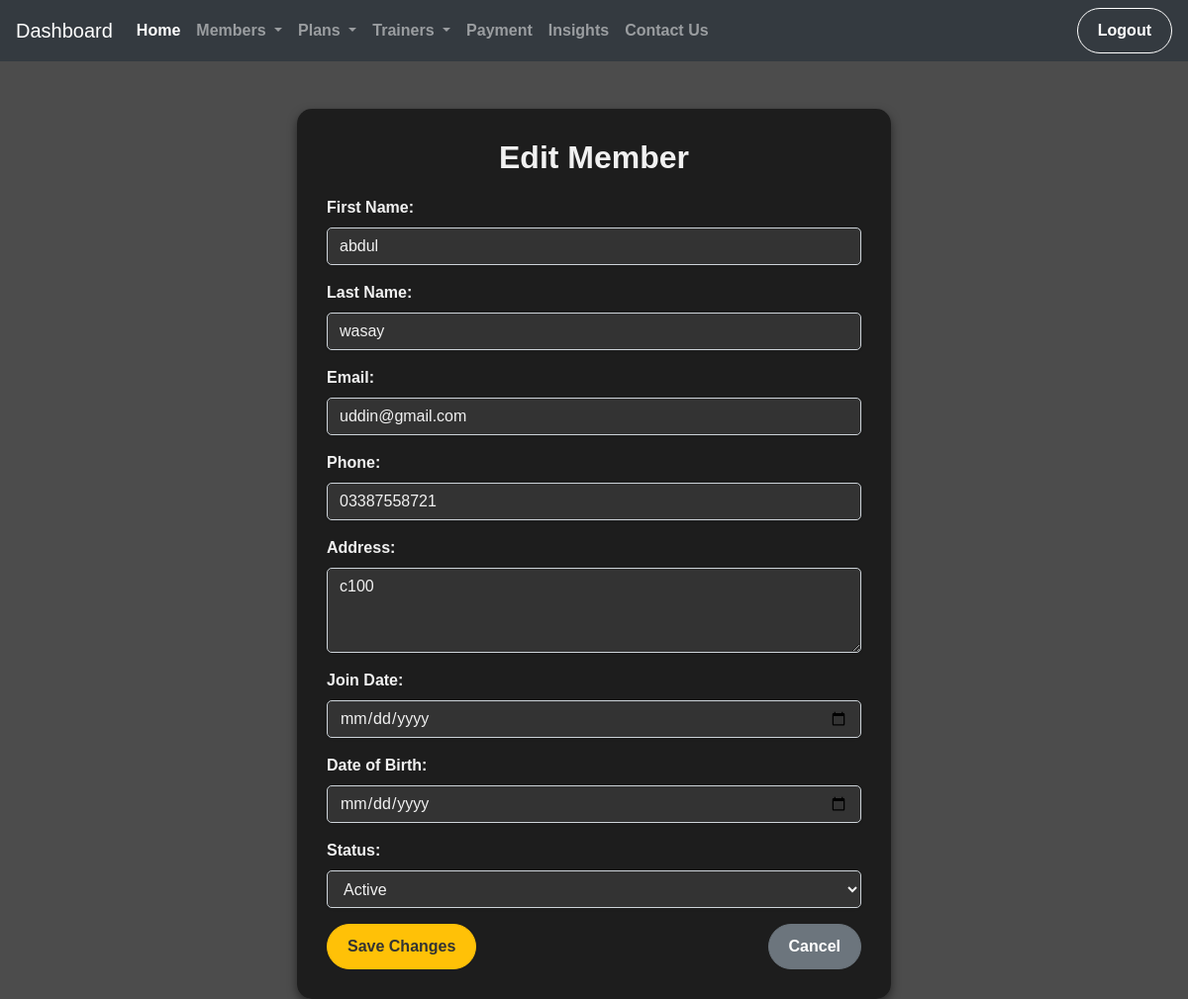
The page /dashboard/edit_member/1/ on the database its author committed.
### homeApp/models.py (models this page shows, shortened)
class Member(models.Model):
    member_id = models.AutoField(primary_key=True)
    first_name = models.CharField(max_length=100)
    last_name = models.CharField(max_length=100)
    email = models.EmailField(unique=True)
    phone = models.CharField(max_length=15)
    address = models.TextField()
    join_date = models.DateField()
    dob = models.DateField()
    status = models.CharField(max_length=20)

### homeApp/views.py (the view, shortened to what this page needs)
# urls.py: path('dashboard/edit_member/<int:member_id>/', views.edit_member, name='edit_member'),
def edit_member(request, member_id):
    member = Member.objects.get(member_id=member_id)
    return render(request, 'EditMember.html', {'member': member})

### templates/EditMember.html (shortened to what this page needs)
{% extends 'base.html' %}
{% load static %}
{% block content %}
<div class="container mt-5">
    <div class="form-container">
        <h3>Edit Member</h3>
        <form action="" method="POST">
            <div class="mb-3">
                <label for="firstName" class="form-label">First Name:</label>
                <input type="text" class="form-control" id="firstName" name="first_name" value="{{ member.first_name }}" placeholder="Enter first name" required>
            </div>
            <div class="mb-3">
                <label for="lastName" class="form-label">Last Name:</label>
                <input type="text" class="form-control" id="lastName" name="last_name" value="{{ member.last_name }}" placeholder="Enter last name" required>
            </div>
            <div class="mb-3">
                <label for="email" class="form-label">Email:</label>
                <input type="email" class="form-control" id="email" name="email" value="{{ member.email }}" placeholder="Enter email" required>
            </div>
            <div class="mb-3">
                <label for="phone" class="form-label">Phone:</label>
                <input type="text" class="form-control" id="phone" name="phone" value="{{ member.phone }}" placeholder="Enter phone number" required>
            </div>
            <div class="mb-3">
                <label for="address" class="form-label">Address:</label>
                <textarea class="form-control" id="address" name="address" rows="3" placeholder="Enter address">{{ member.address }}</textarea>
            </div>
            <div class="mb-3">
                <label for="joinDate" class="form-label">Join Date:</label>
                <input type="date" class="form-control" id="joinDate" name="join_date" value="{{ member.join_date }}" required>
            </div>
            <div class="mb-3">
                <label for="dob" class="form-label">Date of Birth:</label>
                <input type="date" class="form-control" id="dob" name="dob" value="{{ member.dob }}" required>
            </div>
            <div class="mb-3">
                <label for="status" class="form-label">Status:</label>
                <select class="form-control" id="status" name="status" required>
                    <option value="Active" {% if member.status == "Active" %}selected{% endif %}>Active</option>
                </select>
            </div>
            <div class="d-flex justify-content-between">
                <button type="submit" class="btn btn-warning">Save Changes</button>
                <a href="{% url 'view_members' %}" class="btn btn-secondary">Cancel</a>
            </div>
        </form>
    </div>
</div>
{% endblock %}

### rows shown on the page
Member: first_name "abdul", last_name "wasay", email "uddin@gmail.com", phone "03387558721", address "c100"
